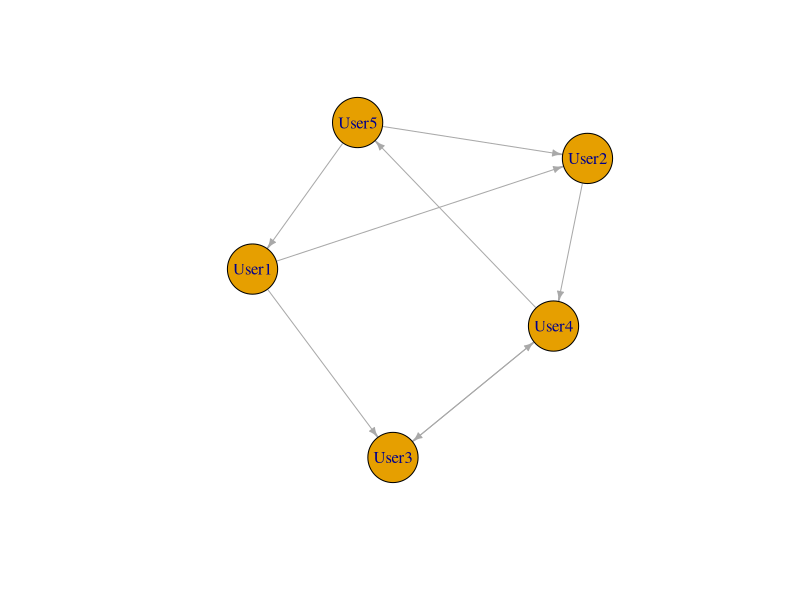
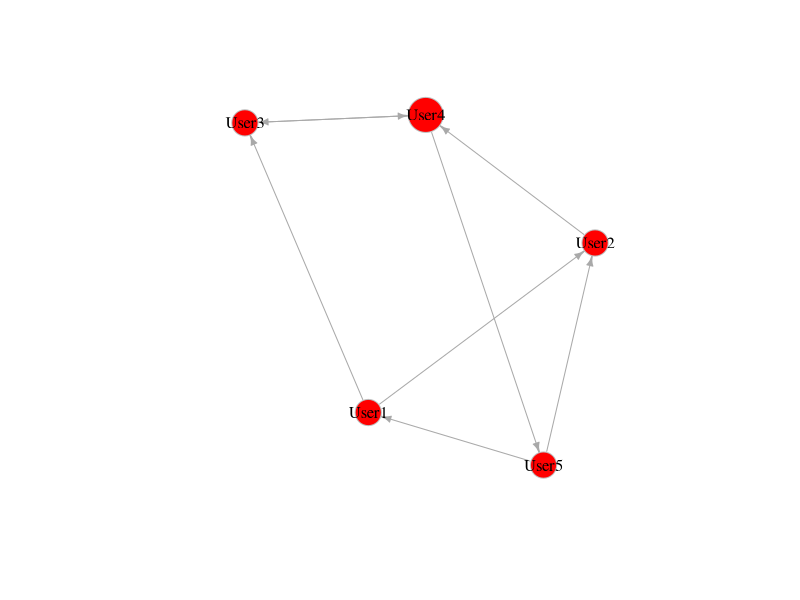
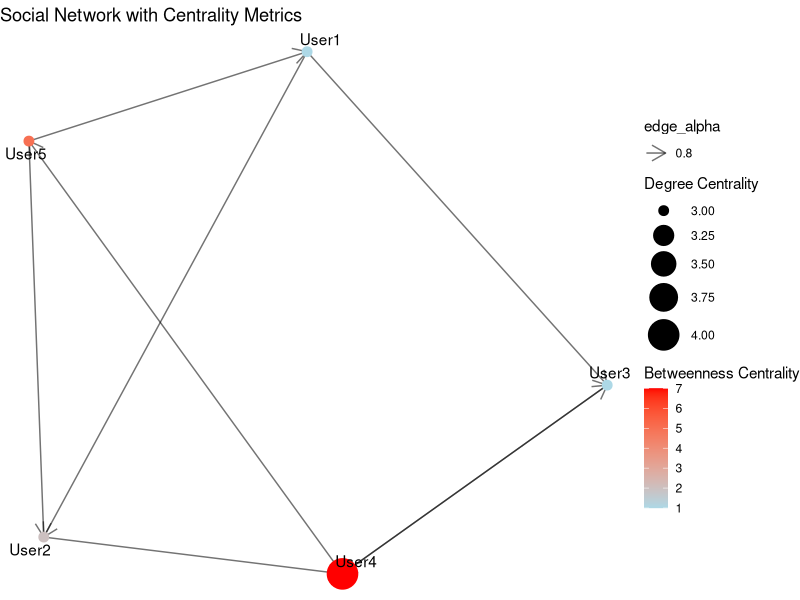

The R source for these figures, in order:
# Install required packages if not already installed
# install.packages("igraph")
# install.packages("ggraph")

library(igraph)
library(ggraph)
# Simulating a directed graph where users interact (e.g., follow or like each other)
edges <- data.frame(
  from = c("User1", "User1", "User2", "User3", "User4", "User4", "User5", "User5"),
  to = c("User2", "User3", "User4", "User4", "User5", "User3", "User2", "User1")
)

# Create a graph object
g <- graph_from_data_frame(edges, directed = TRUE)

# Visualize the graph structure
plot(g, vertex.size=30, vertex.label.cex=1, edge.arrow.size=0.5)
# Calculate degree centrality
degree_centrality <- degree(g, mode = "all")

# Print degree centrality values
degree_centrality
# Calculate betweenness centrality
betweenness_centrality <- betweenness(g, directed = TRUE)

# Print betweenness centrality values
betweenness_centrality
# Calculate closeness centrality
closeness_centrality <- closeness(g, mode = "all")

# Print closeness centrality values
closeness_centrality
# Set vertex size based on degree centrality
V(g)$size <- degree_centrality * 5

# Set vertex color based on degree centrality
V(g)$color <- ifelse(degree_centrality > 1, "red", "lightblue")

# Plot the graph with degree centrality
plot(g, vertex.label.color="black", vertex.frame.color="gray", edge.arrow.size=0.5)

# Using ggraph for advanced visualization
ggraph(g, layout = "fr") + 
  geom_edge_link(aes(edge_alpha = 0.8), arrow = arrow(length = unit(4, 'mm'))) + 
  geom_node_point(aes(size = degree_centrality, color = betweenness_centrality)) +
  geom_node_text(aes(label = name), repel = TRUE) + 
  scale_size_continuous(range = c(3, 10)) + 
  scale_color_continuous(low = "lightblue", high = "red") +
  theme_void() +
  labs(title = "Social Network with Centrality Metrics",
       size = "Degree Centrality", color = "Betweenness Centrality")
